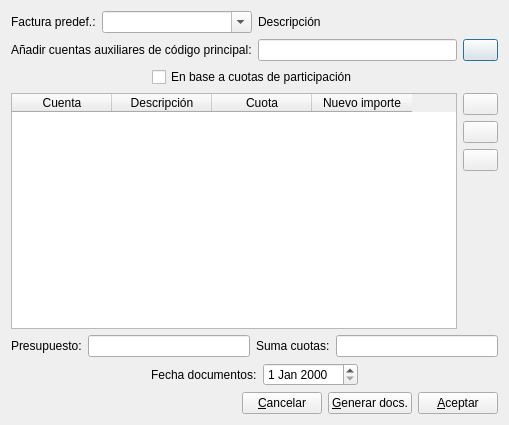
<?xml version="1.0" encoding="UTF-8"?>
<ui version="4.0">
 <class>lotes</class>
 <widget class="QDialog" name="lotes">
  <property name="geometry">
   <rect>
    <x>0</x>
    <y>0</y>
    <width>509</width>
    <height>425</height>
   </rect>
  </property>
  <property name="windowTitle">
   <string>Dialog</string>
  </property>
  <layout class="QVBoxLayout" name="verticalLayout_2">
   <item>
    <layout class="QHBoxLayout" name="horizontalLayout">
     <item>
      <widget class="QLabel" name="label">
       <property name="text">
        <string>Factura predef.:</string>
       </property>
      </widget>
     </item>
     <item>
      <widget class="QComboBox" name="predefinidascomboBox">
       <property name="minimumSize">
        <size>
         <width>150</width>
         <height>0</height>
        </size>
       </property>
       <property name="maximumSize">
        <size>
         <width>180</width>
         <height>16777215</height>
        </size>
       </property>
       <property name="editable">
        <bool>true</bool>
       </property>
      </widget>
     </item>
     <item>
      <widget class="QLabel" name="descrip_predeflabel">
       <property name="sizePolicy">
        <sizepolicy hsizetype="Expanding" vsizetype="Preferred">
         <horstretch>0</horstretch>
         <verstretch>0</verstretch>
        </sizepolicy>
       </property>
       <property name="text">
        <string>Descripción</string>
       </property>
      </widget>
     </item>
    </layout>
   </item>
   <item>
    <layout class="QHBoxLayout" name="horizontalLayout_2">
     <item>
      <widget class="QLabel" name="label_2">
       <property name="text">
        <string>Añadir cuentas auxiliares de código principal:</string>
       </property>
      </widget>
     </item>
     <item>
      <widget class="QLineEdit" name="principallineEdit"/>
     </item>
     <item>
      <widget class="QPushButton" name="addctaspushButton">
       <property name="maximumSize">
        <size>
         <width>35</width>
         <height>16777215</height>
        </size>
       </property>
       <property name="text">
        <string/>
       </property>
       <property name="icon">
        <iconset resource="../keme.qrc">
         <normaloff>:/iconos/graf/reload2.png</normaloff>:/iconos/graf/reload2.png</iconset>
       </property>
       <property name="iconSize">
        <size>
         <width>24</width>
         <height>24</height>
        </size>
       </property>
      </widget>
     </item>
    </layout>
   </item>
   <item>
    <layout class="QHBoxLayout" name="horizontalLayout_6">
     <item>
      <spacer name="horizontalSpacer">
       <property name="orientation">
        <enum>Qt::Horizontal</enum>
       </property>
       <property name="sizeHint" stdset="0">
        <size>
         <width>40</width>
         <height>20</height>
        </size>
       </property>
      </spacer>
     </item>
     <item>
      <widget class="QCheckBox" name="cuotascheckBox">
       <property name="text">
        <string>En base a cuotas de participación</string>
       </property>
      </widget>
     </item>
     <item>
      <spacer name="horizontalSpacer_3">
       <property name="orientation">
        <enum>Qt::Horizontal</enum>
       </property>
       <property name="sizeHint" stdset="0">
        <size>
         <width>40</width>
         <height>20</height>
        </size>
       </property>
      </spacer>
     </item>
    </layout>
   </item>
   <item>
    <layout class="QHBoxLayout" name="horizontalLayout_4">
     <item>
      <widget class="QTableWidget" name="tableWidget">
       <column>
        <property name="text">
         <string>Cuenta</string>
        </property>
       </column>
       <column>
        <property name="text">
         <string>Descripción</string>
        </property>
       </column>
       <column>
        <property name="text">
         <string>Cuota</string>
        </property>
       </column>
       <column>
        <property name="text">
         <string>Nuevo importe</string>
        </property>
       </column>
      </widget>
     </item>
     <item>
      <layout class="QVBoxLayout" name="verticalLayout">
       <item>
        <widget class="QPushButton" name="edpushButton">
         <property name="maximumSize">
          <size>
           <width>35</width>
           <height>16777215</height>
          </size>
         </property>
         <property name="text">
          <string/>
         </property>
         <property name="icon">
          <iconset resource="../keme.qrc">
           <normaloff>:/iconos/graf/edit.png</normaloff>:/iconos/graf/edit.png</iconset>
         </property>
         <property name="iconSize">
          <size>
           <width>24</width>
           <height>24</height>
          </size>
         </property>
        </widget>
       </item>
       <item>
        <widget class="QPushButton" name="addpushButton">
         <property name="maximumSize">
          <size>
           <width>35</width>
           <height>35</height>
          </size>
         </property>
         <property name="text">
          <string/>
         </property>
         <property name="icon">
          <iconset resource="../keme.qrc">
           <normaloff>:/iconos/graf/Files-New-File-icon.png</normaloff>:/iconos/graf/Files-New-File-icon.png</iconset>
         </property>
         <property name="iconSize">
          <size>
           <width>24</width>
           <height>24</height>
          </size>
         </property>
        </widget>
       </item>
       <item>
        <widget class="QPushButton" name="suppushButton">
         <property name="maximumSize">
          <size>
           <width>35</width>
           <height>16777215</height>
          </size>
         </property>
         <property name="text">
          <string/>
         </property>
         <property name="icon">
          <iconset resource="../keme.qrc">
           <normaloff>:/iconos/graf/borrar.png</normaloff>:/iconos/graf/borrar.png</iconset>
         </property>
         <property name="iconSize">
          <size>
           <width>24</width>
           <height>24</height>
          </size>
         </property>
        </widget>
       </item>
       <item>
        <spacer name="verticalSpacer">
         <property name="orientation">
          <enum>Qt::Vertical</enum>
         </property>
         <property name="sizeHint" stdset="0">
          <size>
           <width>20</width>
           <height>40</height>
          </size>
         </property>
        </spacer>
       </item>
      </layout>
     </item>
    </layout>
   </item>
   <item>
    <layout class="QHBoxLayout" name="horizontalLayout_3">
     <item>
      <widget class="QLabel" name="presupuesto_label">
       <property name="text">
        <string>Presupuesto:</string>
       </property>
      </widget>
     </item>
     <item>
      <widget class="QLineEdit" name="presupuestolineEdit"/>
     </item>
     <item>
      <widget class="QLabel" name="cuotas_label">
       <property name="text">
        <string>Suma cuotas:</string>
       </property>
      </widget>
     </item>
     <item>
      <widget class="QLineEdit" name="sumacuotaslineEdit"/>
     </item>
    </layout>
   </item>
   <item>
    <layout class="QHBoxLayout" name="horizontalLayout_7">
     <item>
      <spacer name="horizontalSpacer_4">
       <property name="orientation">
        <enum>Qt::Horizontal</enum>
       </property>
       <property name="sizeHint" stdset="0">
        <size>
         <width>40</width>
         <height>20</height>
        </size>
       </property>
      </spacer>
     </item>
     <item>
      <widget class="QLabel" name="label_3">
       <property name="text">
        <string>Fecha documentos:</string>
       </property>
      </widget>
     </item>
     <item>
      <widget class="QDateEdit" name="fecha_dateEdit"/>
     </item>
     <item>
      <spacer name="horizontalSpacer_5">
       <property name="orientation">
        <enum>Qt::Horizontal</enum>
       </property>
       <property name="sizeHint" stdset="0">
        <size>
         <width>40</width>
         <height>20</height>
        </size>
       </property>
      </spacer>
     </item>
    </layout>
   </item>
   <item>
    <layout class="QHBoxLayout" name="horizontalLayout_5">
     <item>
      <spacer name="horizontalSpacer_2">
       <property name="orientation">
        <enum>Qt::Horizontal</enum>
       </property>
       <property name="sizeHint" stdset="0">
        <size>
         <width>40</width>
         <height>20</height>
        </size>
       </property>
      </spacer>
     </item>
     <item>
      <widget class="QPushButton" name="cancelarpushButton">
       <property name="text">
        <string>&amp;Cancelar</string>
       </property>
       <property name="icon">
        <iconset resource="../keme.qrc">
         <normaloff>:/iconos/graf/borraelem.png</normaloff>:/iconos/graf/borraelem.png</iconset>
       </property>
      </widget>
     </item>
     <item>
      <widget class="QPushButton" name="generarpushButton">
       <property name="text">
        <string>&amp;Generar docs.</string>
       </property>
       <property name="icon">
        <iconset resource="../keme.qrc">
         <normaloff>:/iconos/graf/run-build.png</normaloff>:/iconos/graf/run-build.png</iconset>
       </property>
      </widget>
     </item>
     <item>
      <widget class="QPushButton" name="aceptarpushButton">
       <property name="text">
        <string>&amp;Aceptar</string>
       </property>
       <property name="icon">
        <iconset resource="../keme.qrc">
         <normaloff>:/iconos/graf/application-exit.png</normaloff>:/iconos/graf/application-exit.png</iconset>
       </property>
      </widget>
     </item>
    </layout>
   </item>
  </layout>
 </widget>
 <resources>
  <include location="../keme.qrc"/>
 </resources>
 <connections>
  <connection>
   <sender>cancelarpushButton</sender>
   <signal>clicked()</signal>
   <receiver>lotes</receiver>
   <slot>reject()</slot>
   <hints>
    <hint type="sourcelabel">
     <x>248</x>
     <y>419</y>
    </hint>
    <hint type="destinationlabel">
     <x>145</x>
     <y>316</y>
    </hint>
   </hints>
  </connection>
 </connections>
</ui>
